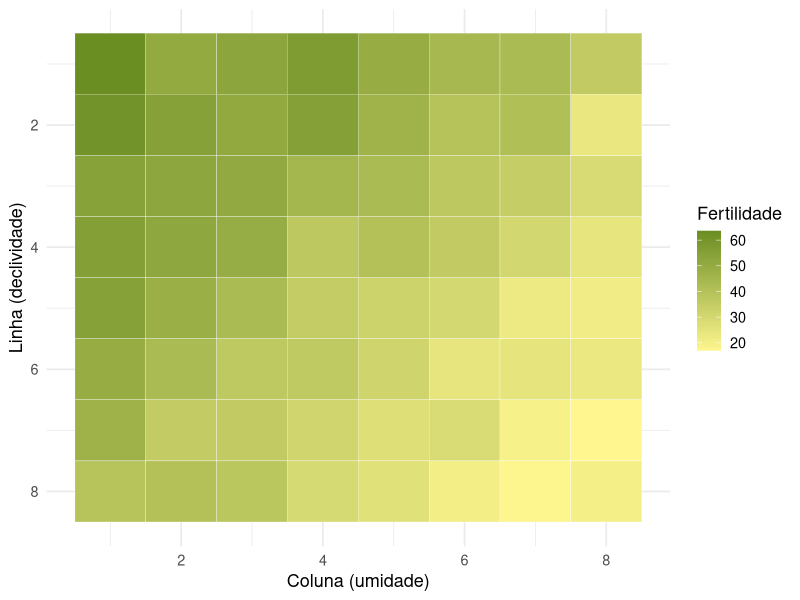
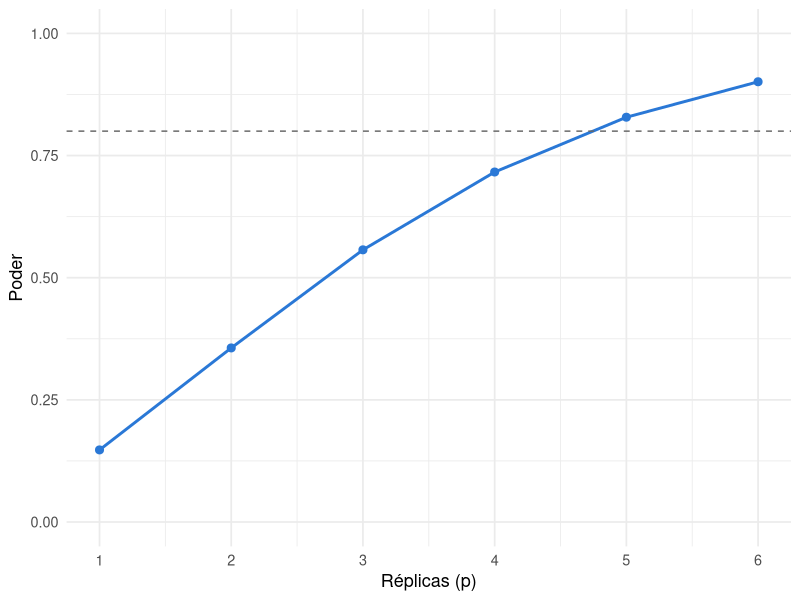
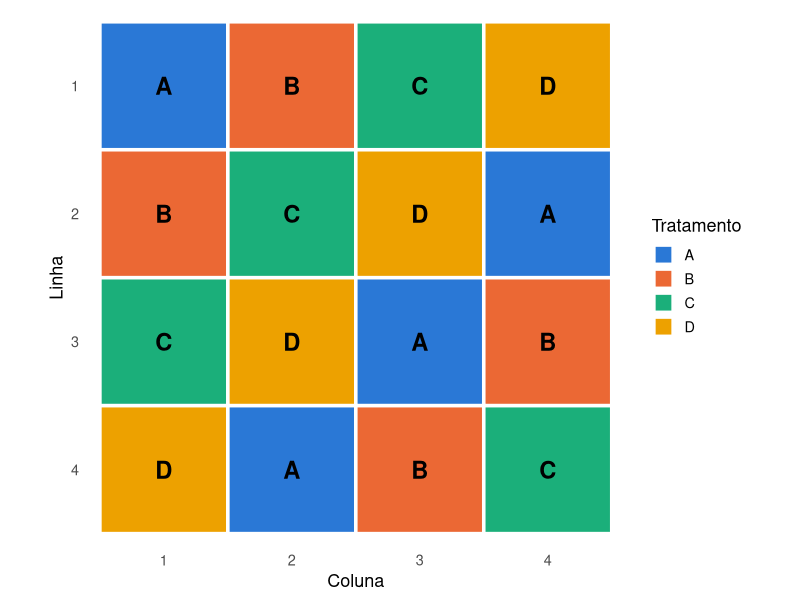
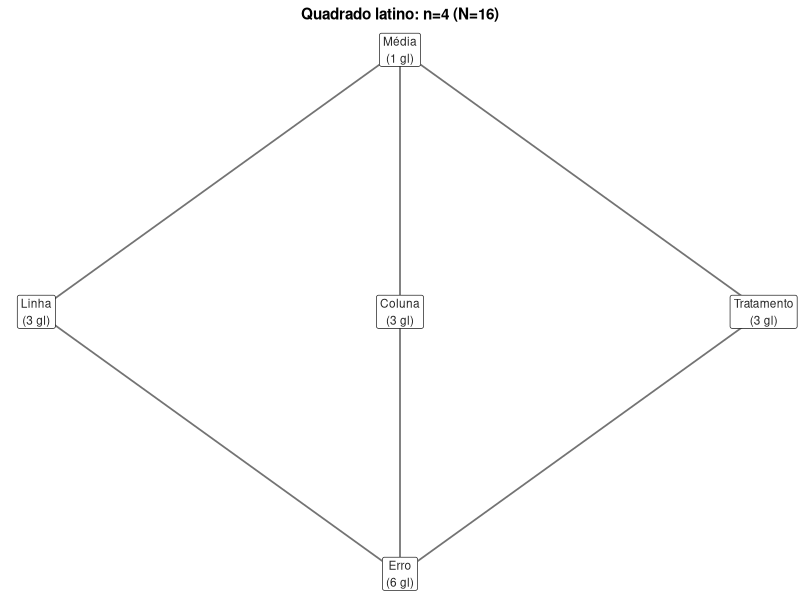
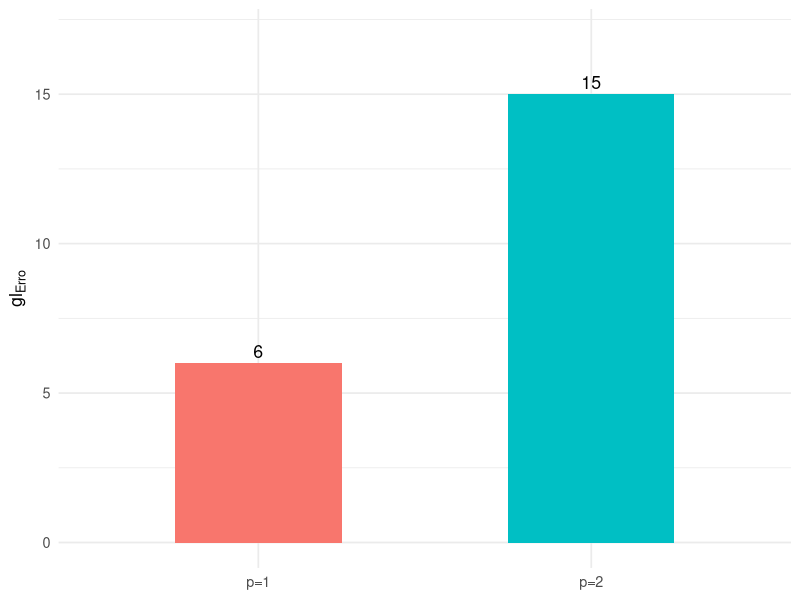

Write R code to recreate these figures, in order.
## ---- chunk 1
options(html.tag.transform.rmarkdown = TRUE)
knitr::opts_chunk$set(echo = TRUE, warning = FALSE, message = FALSE, fig.retina = 2)
suppressPackageStartupMessages({
  library(tidyverse)
  library(kableExtra)
  library(broom)
})
## ---- chunk 2
set.seed(48)
campo <- expand_grid(linha = 1:8, coluna = 1:8) %>%
  mutate(fertilidade = 70 - 3 * linha - 4 * coluna + rnorm(n(), 0, 3))
ggplot(campo, aes(x = coluna, y = linha, fill = fertilidade)) +
  geom_tile(color = "white") +
  scale_fill_gradient(low = "khaki1", high = "olivedrab", name = "Fertilidade") +
  scale_y_reverse() +
  labs(x = "Coluna (umidade)", y = "Linha (declividade)") +
  theme_minimal(base_size = 13)
## ---- chunk 3
tibble(
  Fonte = c("Linha", "Coluna", "Tratamento", "Erro", "Total"),
  gl    = c("n-1", "n-1", "n-1", "(n-1)(n-2)", "n²-1")
) %>%
  kable(format = "html") %>% kable_styling(font_size = 20, full_width = FALSE)
## ---- chunk 4
tibble(
  Fonte = c("Réplicas", "Linhas (dentro)", "Colunas (dentro)", "Tratamento", "Erro", "Total"),
  gl    = c("p-1", "p(n-1)", "p(n-1)", "n-1", "(n-1)[p(n-1)-1]", "pn²-1")
) %>%
  kable(format = "html") %>% kable_styling(font_size = 18, full_width = FALSE)
## ---- chunk 5
poder_ql_replicado <- function(n, p, alpha = 0.05, f = 0.4) {
  gl1 <- n - 1; gl2 <- (n - 1) * (p * (n - 1) - 1); N <- p * n^2
  f_crit <- qf(1 - alpha, gl1, gl2)
  1 - pf(f_crit, gl1, gl2, N * f^2)
}
tab_poder <- tibble(p = 1:6) %>% mutate(poder = poder_ql_replicado(4, p))
## ---- chunk 6
ggplot(tab_poder, aes(p, poder)) +
  geom_line(color = "#2a78d6", linewidth = 1) + geom_point(size = 2.4, color = "#2a78d6") +
  geom_hline(yintercept = 0.8, linetype = "dashed", color = "grey40") +
  scale_x_continuous(breaks = 1:6) + ylim(0, 1) +
  labs(x = "Réplicas (p)", y = "Poder") + theme_minimal(base_size = 13)
## ---- chunk 7
quad <- matrix(c(
  "A","B","C","D",
  "B","C","D","A",
  "C","D","A","B",
  "D","A","B","C"
), nrow = 4, byrow = TRUE)
quad
## ---- chunk 8
pal4 <- c("#2a78d6", "#eb6834", "#1baf7a", "#eda100")

expand_grid(linha = 1:4, coluna = 1:4) %>%
  mutate(tratamento = factor(mapply(function(i, j) quad[i, j], linha, coluna),
                              levels = c("A","B","C","D"))) %>%
  ggplot(aes(x = factor(coluna), y = factor(linha), fill = tratamento)) +
  geom_tile(color = "white", linewidth = 1.2) +
  geom_text(aes(label = tratamento), color = "black", fontface = "bold", size = 6) +
  scale_fill_manual(values = pal4, name = "Tratamento") +
  scale_y_discrete(limits = rev) +
  coord_fixed() +
  labs(x = "Coluna", y = "Linha") +
  theme_minimal(base_size = 13) +
  theme(panel.grid = element_blank())
## ---- chunk 9
aleatorizar_quadrado_latino <- function(n, tratamentos, seed = NULL) {
  if (!is.null(seed)) set.seed(seed)
  reduzido <- outer(0:(n-1), 0:(n-1), function(i, j) ((i + j) %% n) + 1)
  design_idx <- reduzido[sample(n), sample(n)]
  atrib <- sample(tratamentos)
  matrix(atrib[design_idx], nrow = n)
}
set.seed(2026)
aleatorizar_quadrado_latino(4, c("A","B","C","D"))
## ---- chunk 10
efeito_linha  <- c(0, 2, -1, 1)
efeito_coluna <- c(0, -2, 1, 1)
efeito_trat   <- c(A = 0, B = 3, C = 5, D = 1)

set.seed(11)
dados_ql <- expand_grid(linha = 1:4, coluna = 1:4) %>%
  mutate(
    tratamento = factor(mapply(function(i, j) quad[i, j], linha, coluna),
                         levels = c("A","B","C","D")),
    linha  = factor(linha), coluna = factor(coluna),
    resposta = round(20 + efeito_linha[as.integer(linha)] + efeito_coluna[as.integer(coluna)] +
                 efeito_trat[as.character(tratamento)] + rnorm(n(), 0, 1.2), 2)
  )
mod_ql <- aov(resposta ~ linha + coluna + tratamento, data = dados_ql)
## ---- chunk 11
anova(mod_ql) %>% broom::tidy() %>%
  kable(digits = 4, format = "html") %>% kable_styling(font_size = 18, full_width = FALSE)
## ---- chunk 12
X_ql <- model.matrix(mod_ql)
dim(X_ql)   # 16 x 10: 1 + 3 (linha) + 3 (coluna) + 3 (tratamento)
X_ql[1:4, ]
## ---- chunk 13
nos_ql11 <- tibble(
  termo = c("Média", "Linha", "Coluna", "Tratamento", "Erro"),
  df    = c(1, 4 - 1, 4 - 1, 4 - 1, (4 - 1) * (4 - 2)),
  x     = c(0, -1.4, 0, 1.4, 0),
  y     = c(3, 2, 2, 2, 1)
)
arestas_ql11 <- tibble(
  de   = c("Média", "Média", "Média", "Linha", "Coluna", "Tratamento"),
  para = c("Linha", "Coluna", "Tratamento", "Erro", "Erro", "Erro")
)

arestas_xy_ql11 <- arestas_ql11 %>%
  left_join(nos_ql11 %>% select(termo, x0 = x, y0 = y), by = c("de" = "termo")) %>%
  left_join(nos_ql11 %>% select(termo, x1 = x, y1 = y), by = c("para" = "termo"))

ggplot() +
  geom_segment(data = arestas_xy_ql11, aes(x = x0, y = y0, xend = x1, yend = y1),
               color = "grey45", linewidth = 0.6) +
  geom_label(data = nos_ql11, aes(x = x, y = y, label = paste0(termo, "\n(", df, " gl)")),
             size = 3, label.padding = unit(0.25, "lines"), fill = "white", color = "grey15") +
  theme_void(base_size = 11) +
  labs(title = "Quadrado latino: n=4 (N=16)") +
  theme(plot.title = element_text(hjust = 0.5, face = "bold", size = 11))
## ---- chunk 14
n <- 4; p <- 2
dados_rep <- map_dfr(1:p, function(rep_id) {
  expand_grid(linha = 1:4, coluna = 1:4) %>%
    mutate(replica = rep_id,
           tratamento = factor(mapply(function(i, j) quad[i, j], linha, coluna),
                                levels = c("A","B","C","D")),
           linha_id = factor(paste0(rep_id, "-", linha)),
           coluna_id = factor(paste0(rep_id, "-", coluna)))
})
set.seed(22)
dados_rep <- dados_rep %>%
  mutate(replica = factor(replica),
         resposta = round(20 + rnorm(n(), 0, 1) + efeito_trat[as.character(tratamento)] +
                      as.numeric(replica) * 1.5 + rnorm(n(), 0, 1.2), 2))
mod_rep <- aov(resposta ~ replica + linha_id + coluna_id + tratamento, data = dados_rep)
anova(mod_rep)["Residuals", "Df"]  # confira: (n-1)[p(n-1)-1] = 3*(2*3-1) = 15
## ---- chunk 15
tibble(quadrados = factor(c("p=1", "p=2"), levels = c("p=1", "p=2")),
       gl_erro = c(6, 15)) %>%
  ggplot(aes(quadrados, gl_erro, fill = quadrados)) +
  geom_col(width = 0.5, show.legend = FALSE) +
  geom_text(aes(label = gl_erro), vjust = -0.4, size = 4.5) +
  labs(x = NULL, y = expression(gl[Erro])) +
  ylim(0, 17) +
  theme_minimal(base_size = 13)
## ---- chunk 16
L1 <- matrix(c(1,2,3,4, 2,1,4,3, 3,4,1,2, 4,3,2,1), nrow = 4, byrow = TRUE)  # romano
L2 <- matrix(c(1,2,3,4, 3,4,1,2, 4,3,2,1, 2,1,4,3), nrow = 4, byrow = TRUE)  # grego
romanos <- c("A","B","C","D"); gregos <- c("alpha","beta","gamma","delta")

dados_glq <- expand_grid(linha = 1:4, coluna = 1:4) %>%
  mutate(roman = factor(mapply(function(i, j) romanos[L1[i, j]], linha, coluna), levels = romanos),
         grego = factor(mapply(function(i, j) gregos[L2[i, j]],  linha, coluna), levels = gregos),
         linha = factor(linha), coluna = factor(coluna))

n_distinct(paste(dados_glq$roman, dados_glq$grego))  # 16: todo par aparece 1 vez
## ---- chunk 17
set.seed(33)
ef_roman <- c(A = 0, B = 2, C = 4, D = 1)
ef_grego <- c(alpha = 0, beta = 1, gamma = -1, delta = 2)
dados_glq <- dados_glq %>%
  mutate(resposta = round(30 + ef_roman[as.character(roman)] + ef_grego[as.character(grego)] +
               rnorm(n(), 0, 1.5), 2))
mod_glq <- aov(resposta ~ linha + coluna + roman + grego, data = dados_glq)
## ---- chunk 18
anova(mod_glq) %>% broom::tidy() %>%
  kable(digits = 4, format = "html") %>% kable_styling(font_size = 18, full_width = FALSE)
## ---- chunk 19
# cada linha e cada coluna devem conter cada tratamento exatamente uma vez
linhas_ok  <- all(apply(quad, 1, function(r) length(unique(r)) == 4))
colunas_ok <- all(apply(quad, 2, function(cl) length(unique(cl)) == 4))
c(linhas_ok = linhas_ok, colunas_ok = colunas_ok)
## ---- chunk 20
# ortogonalidade: os n² pares (romano, grego) devem ser todos distintos
pares <- paste(dados_glq$roman, dados_glq$grego)
length(unique(pares)) == length(pares)  # TRUE => construção válida
